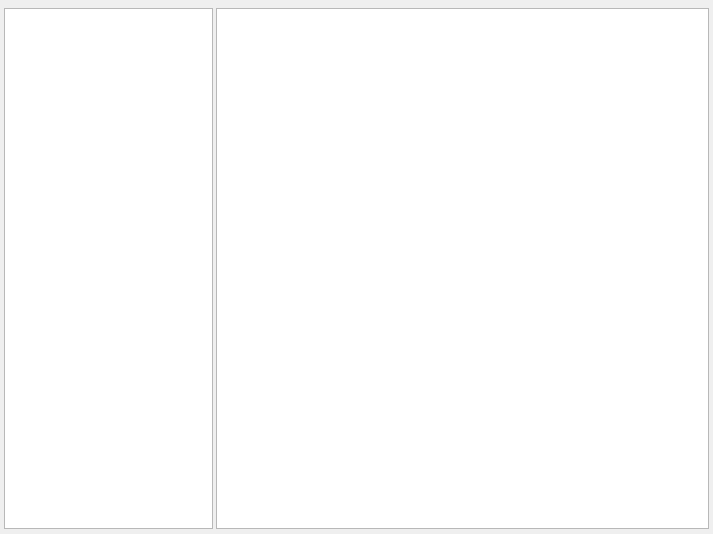
<?xml version="1.0" encoding="UTF-8"?>
<ui version="4.0">
 <class>MissionWindow</class>
 <widget class="QMainWindow" name="MissionWindow">
  <property name="geometry">
   <rect>
    <x>0</x>
    <y>0</y>
    <width>713</width>
    <height>534</height>
   </rect>
  </property>
  <property name="windowTitle">
   <string>MissionWindow</string>
  </property>
  <widget class="QWidget" name="centralWidget">
   <widget class="QTreeView" name="treeView">
    <property name="geometry">
     <rect>
      <x>4</x>
      <y>8</y>
      <width>209</width>
      <height>521</height>
     </rect>
    </property>
   </widget>
   <widget class="QTextBrowser" name="textBrowser">
    <property name="geometry">
     <rect>
      <x>216</x>
      <y>8</y>
      <width>493</width>
      <height>521</height>
     </rect>
    </property>
   </widget>
  </widget>
 </widget>
 <layoutdefault spacing="6" margin="11"/>
 <resources/>
 <connections/>
</ui>
